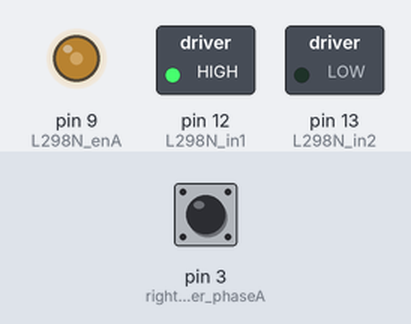
This sketch was run on a simulated Arduino Uno, built with avr-gcc and run on an emulated ATmega328P. Shown: switched loads named in the sketch (green lamp = pin HIGH), output pins drawn as LEDs (lit = HIGH). The test bench sets the inputs (shaded band); at power-on: pin 3 (right_encoder_phaseA) HIGH. What the sketch prints to the serial monitor is not drawn.

Above: at 0.1 s.
Timing chart, 0 to 1.6 s (numbered marks = the images above):
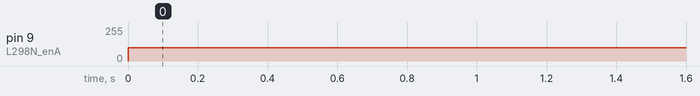

Measured:
- by itself, pin 9 (L298N_enA): 0/255 → 100/255 at 0.00 s

The sketch:

encoder_reader.ino
```cpp
/**** Motor Left ****/
#define L298N_enA 9  // Speed
#define L298N_in1 12 // Direction
#define L298N_in2 13 // Direction
#define right_encoder_phaseA 3 // interrupt pin (encoder phaseA)
#define right_encoder_phaseB 5 // direction pin (encoder phaseB)

const float ENCODER_PPR    = 11.0;
const float GEAR_RATIO     = 35.0;
const float LOOP_PERIOD_MS = 100.0;
const float RPM_TO_RADS    = 0.10472;

volatile unsigned int rightEncoderCounter = 0;
volatile int rightEncoderSign = 1; // +1 clockwise, -1 counterclockwise
double rightWheelMeasVel = 0.0;    // rad/s

// Interrupt Callback
// When A rises, if B is HIGH ---> clockwise direction
// When A rises, if B is LOW  ---> counterclockwise direction
void rightEncoderCallback() {
  rightEncoderCounter++;
  rightEncoderSign = (digitalRead(right_encoder_phaseB) == HIGH) ? 1 : -1;
}

void setup() {
  pinMode(L298N_enA, OUTPUT);
  pinMode(L298N_in1, OUTPUT);
  pinMode(L298N_in2, OUTPUT);
  pinMode(right_encoder_phaseB, INPUT);

  // Whenever phaseA goes from low to high (RISING) call the callback
  attachInterrupt(digitalPinToInterrupt(right_encoder_phaseA), rightEncoderCallback, RISING);

  // Clockwise Direction
  digitalWrite(L298N_in1, HIGH);
  digitalWrite(L298N_in2, LOW);

  Serial.begin(115200);
}

void loop() {
  noInterrupts();
  unsigned int rightCount = rightEncoderCounter;
  int rightSign = rightEncoderSign;
  rightEncoderCounter = 0;
  interrupts();

  // Velocity calculation
  float cyclesPerSecond = 1000.0 / LOOP_PERIOD_MS;
  float rpm = cyclesPerSecond * rightCount * (60.0 / (ENCODER_PPR * GEAR_RATIO));
  rightWheelMeasVel = rightSign * rpm * RPM_TO_RADS;

  Serial.println(rightWheelMeasVel);

  analogWrite(L298N_enA, 100);
  delay((int)LOOP_PERIOD_MS);
}
```
